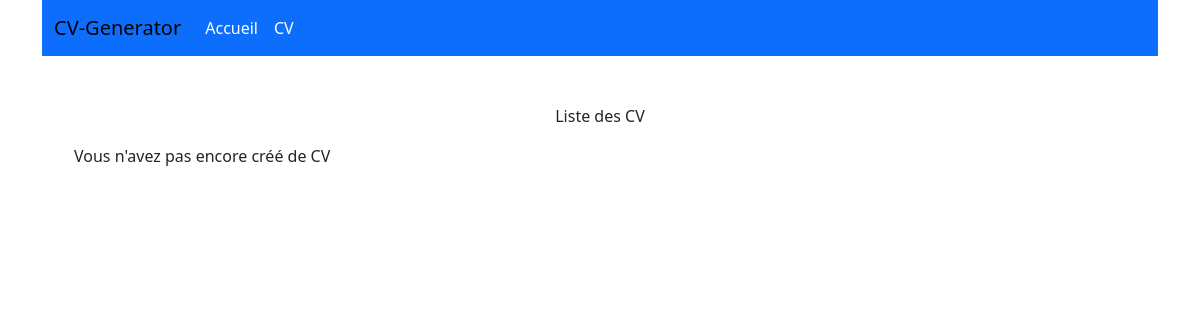
Before: /cv-list/ with the older database file.
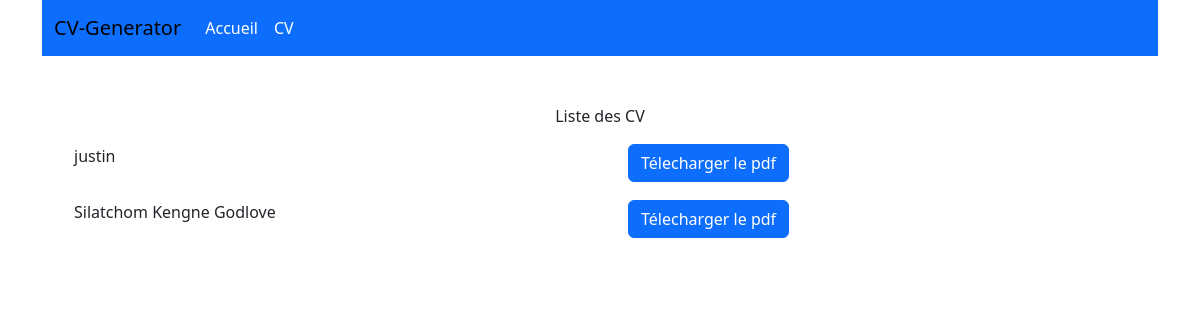
After: the same page with the newer database file.
### pdf/models.py (models this page shows, shortened)
class Profile(models.Model):
    name = models.CharField(max_length=200)
    email = models.EmailField()
    phone = models.CharField(max_length=100)
    address = models.CharField(max_length=200)
    competance = models.CharField(max_length=1000)
    langue = models.CharField(max_length=500)
    interet = models.CharField(max_length=500)
    objectif = models.TextField()
    experience = models.TextField()
    education = models.TextField()
    projet = models.TextField()
    date_added = models.DateTimeField(auto_now_add=True)
    class Meta:
        ordering = ['-date_added']
    def get_absolute_url(self):
        return reverse("download", kwargs={"id": self.id})

### pdf/views.py (the view)
# urls.py: path("cv-list/", views.cv_list, name="list")
def cv_list(request):
    profile = Profile.objects.all()
    return render(request, "pdf/list.html", {"profiles":profile})

### pdf/templates/pdf/list.html
{% extends "pdf/base.html" %}
{% block content %}
<div class="col-md-12 mt-5">
    <p class="text-center">Liste des CV</p>
    <ul class="">
        {% for profile in profiles %}
        <li class="row mb-3">
            <div class="col-md-6">
                <p>{{ profile.name }}</p>
            </div>
            <div class="col-md-6">
                <a href="{{ profile.get_absolute_url }}" class="btn btn-primary text-white">Télecharger le pdf</a>
            </div>
        </li>
        {% empty %}
        <p class="">Vous n'avez pas encore créé de CV</p>
        {% endfor %}
    </ul>
</div>
{% endblock content %}

Changed rows visible on the page:
added Profile: name "justin"
added Profile: name "Silatchom Kengne Godlove"
Other visible differences:
text no longer shown: "Vous n'avez pas encore créé de CV"
